Frame 1 (no input): blank canvas, image omitted
Frame 60 (no input): blank canvas, image omitted
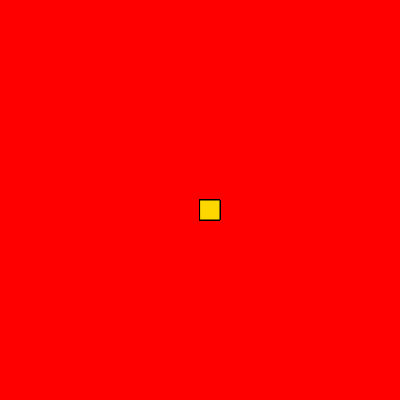
Frame 120 (the mouse pressed at the canvas centre since frame 60)

The p5.js sketch whose frames 1 and 60 were blank and that drew this single picture after the mouse press (run headless with seeded random() and noise() and a simulated clock; from frame 60 on, the mouse is pressed at the canvas centre):

// p5.js sketch
// ── sketch.js
function setup() {
    createCanvas(400, 400);
    background("red");
  }
  
  function draw() {
    fill("gold");
    stroke("black");
    if (mouseIsPressed) {
      rect(mouseX, mouseY, 20, 20);
    }
  }
  
